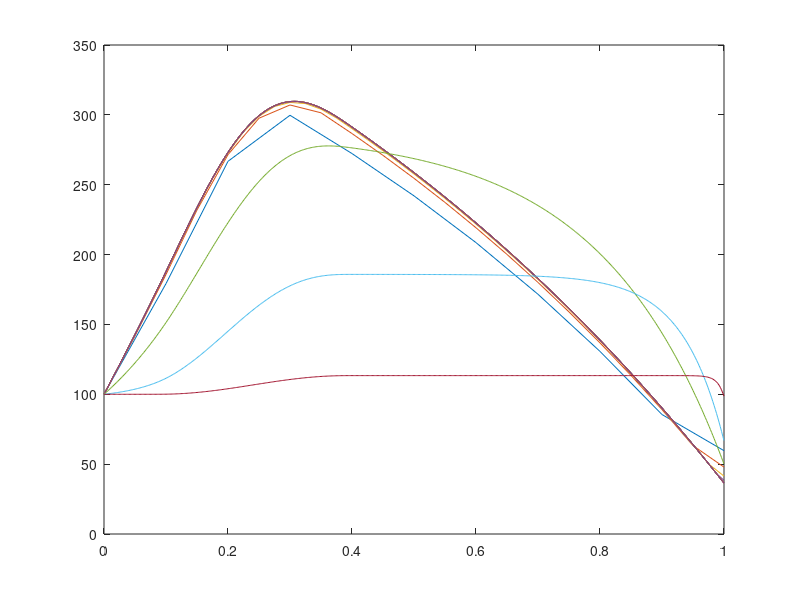

Recreate this plot in MATLAB.
%%% Part 1 of CE2. David Ahnlund and Emil Gestsson
clear, clc;
%Coefficients
a = 0.1; b = 0.4; Q0 = 7000; alpha0 = 50; Tout = 25; T0 = 100;

%% A

v = 1;
N_list = [10 20 40 80 160 320 640 1280 1280*2 1280*4];
saved_T = zeros(length(N_list),1);

for i = 1:length(N_list)

N = N_list(i);
h = 1/N;

z = 0:h:1;


D1 = (-1/h^2 - v/(2*h)) * ones(N-2,1);
D2 = (2/h^2) * ones(N-1,1);
D3 = (v/(2*h)-1/h^2) * ones(N-2,1);
A = diag(D1, -1) + diag(D2, 0) + diag(D3, 1);

Q_func = @(z) Q0 * sin((z-a)*pi / (b-a)) .* (a<=z).*(z<=b);
f = Q_func(z(2:end-1))';

% For the boundary T(0)
%--------------------------------|
f(1) = f(1) - (-1/h^2 - v/(2*h))*T0;
%--------------------------------|

% For the boundary T(1):
%--------------------------------|
alpha = @(v) sqrt(v^2/4 + alpha0^2) - v/2;

theta = (v/(2*h) - 1/h^2) / (3/(2*h)+alpha(v));

A(end,end-1) = (-1/h^2 - v/(2*h)-theta/(2*h));
A(end,end) = (2/h^2 + 4/(2*h)*theta);
f(end) = f(end) - theta * alpha(v)*Tout;
%--------------------------------|

T = A\f;
T_N = (Q_func(1) - theta*alpha(v)*Tout + (1/h^2+v/(2*h)+theta/(2*h))*T(end)) / (2/h^2+2/h*theta);
T = [T0; T; T_N];

saved_T(i) = T(z==1);
plot(z,T)
hold on

if ismember(N, [80 160 320])
    fprintf("T at z = 0.5 for N = %.0f: %.3f\n", N,T(z==0.5))
end
end

% Check convergence rate (should be 2)
d = diff(saved_T);
errors = sqrt(sum(d.^2, 2));
diff(log2(flip(errors)))

%% Part B


v_list = [1 5 15 100];


for i = 1:length(v_list)

N = 500;
h = 1/N;

z = 0:h:1;

v = v_list(i);

D1 = (-1/h^2 - v/(2*h)) * ones(N-2,1);
D2 = (2/h^2) * ones(N-1,1);
D3 = (v/(2*h)-1/h^2) * ones(N-2,1);
A = diag(D1, -1) + diag(D2, 0) + diag(D3, 1);

Q_func = @(z) Q0 * sin((z-a)*pi / (b-a)) .* (a<=z).*(z<=b);
f = Q_func(z(2:end-1))';

% For the boundary T(0)
%--------------------------------|
f(1) = f(1) - (-1/h^2 - v/(2*h))*T0;
%--------------------------------|

% For the boundary T(1):
%--------------------------------|
alpha = @(v) sqrt(v^2/4 + alpha0^2) - v/2;

theta = (v/(2*h) - 1/h^2) / (3/(2*h)+alpha(v));

A(end,end-1) = (-1/h^2 - v/(2*h)-theta/(2*h));
A(end,end) = (2/h^2 + 4/(2*h)*theta);
f(end) = f(end) - theta * alpha(v)*Tout;
%--------------------------------|

T = A\f;
T_N = (Q_func(1) - theta*alpha(v)*Tout + (1/h^2+v/(2*h)+theta/(2*h))*T(end)) / (2/h^2+2/h*theta);
T = [T0; T; T_N];

plot(z,T)
hold on


end
